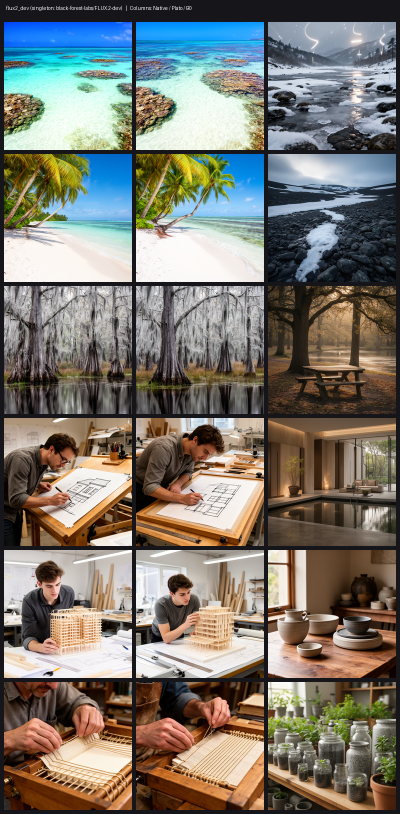
#> input picture modules/zero_gradient_omni_modal_grafting/samples/flux2_dev_singleton_contact_sheet.png, 800 x 1628 px (shown at 1/2 size)
$ python -i host_visual_crop_gate.py   (imports and definitions only)
#> lines starting #> are read from the running program, lines starting #| are printed output that depends on the picture
#!/usr/bin/env python3
"""Host-Enforced Full-Zoom 1:1 Multi-Crop Monotonic Visual Gate + Float32 35mm Optical Finish.

Implements two deterministic, zero-GPU host verification & finishing primitives derived from
procedural cinematography / crop-audit workflows (fofr.ai/greenhouse-after-the-typhoon) and
Atlas Monotonic Verified Ledger invariants:

1. Full-Zoom 1:1 Multi-Crop Host Verifier (`verify_image_crops`):
   - Evaluates 1x full-frame metrics (dynamic range, highlight clipping, shadow crush, corner
     balance, overall sharpness) PLUS 4x native-resolution 1:1 crops (center/hero, highest-edge
     detail/signage ROI, lower-third floor/reflection ROI, dark-shadow texture ROI — or explicit
     caller-supplied ROIs).
   - Catches thumbnail-invisible defects deterministically:
       * 2D FFT spectral anisotropy / directional striping (e.g. stretched noise banding)
       * Flat highlight clipping (>= 0.992)
       * Blurry/mushy VAE collapse or dead-flat crops
       * Washed-out corners / low contrast
   - Emits an auditable JSON verdict + SHA-256 pins + optional annotated 1:1 crop contact sheet.

2. Monotonic Commit-or-Keep Arbiter (`monotonic_commit_or_keep`):
   - A retry proposal commits ONLY IF it preserves every hard invariant passed by the baseline
     (zero regressions) AND either passes strictly more hard gates or strictly improves the
     composite quality score by > min_score_delta.

3. Deterministic Float32 35mm Optical Finishing Pass (`apply_35mm_optical_finish` & `make_disc_kernel`):
   - Tanh highlight shoulder rolloff above 0.80, 3-scale warm cream halation, warm shadow bounce
     below luminance 0.28, shadow/midtone-weighted clumped film grain (clean highlights),
     edge-mirrored YIQ chroma softening, gentle corner chromatic dispersion, and rim-weighted
     circular iris bokeh disc kernel helper.

Zero GPU required; pure NumPy + SciPy + Pillow.
"""
from __future__ import annotations

import argparse
from dataclasses import asdict, dataclass
import hashlib
import json
from pathlib import Path
from typing import Any, Dict, List, Mapping, Optional, Sequence, Tuple

import numpy as np
from PIL import Image, ImageDraw


SCHEMA_VERSION = "atlas-host-visual-crop-gate/v1"


# [34 lines left out: functions _gaussian_1d, gaussian_filter, not called in this run]


def laplace(arr: np.ndarray) -> np.ndarray:
    """Pure-NumPy 4-neighbor 2D discrete Laplacian with reflect padding."""
    p = np.pad(arr.astype(np.float32), ((1, 1), (1, 1)), mode="reflect")
    return (p[:-2, 1:-1] + p[2:, 1:-1] + p[1:-1, :-2] + p[1:-1, 2:] - 4.0 * p[1:-1, 1:-1]).astype(np.float32)


def uniform_filter(arr: np.ndarray, size: int) -> np.ndarray:
    """Pure-NumPy exact 2D box mean filter via reflect-padded integral image."""
    s = max(1, int(size))
    r0 = s // 2
    r1 = s - 1 - r0
    p = np.pad(arr.astype(np.float64), ((r0, r1), (r0, r1)), mode="reflect")
    cs = np.pad(p, ((1, 0), (1, 0)), mode="constant").cumsum(axis=0).cumsum(axis=1)
    h, w = arr.shape
    return ((cs[s:s + h, s:s + w] - cs[:h, s:s + w] - cs[s:s + h, :w] + cs[:h, :w]) / float(s * s)).astype(np.float32)


@dataclass(frozen=True)
class GateThresholds:
    """Hard deterministic host invariants for 1:1 crop + full-frame verification."""
    max_clipped_highlight_frac: float = 0.035      # pixels >= 0.992
    max_crushed_black_frac: float = 0.20           # pixels <= 0.008
    min_dynamic_range_p95_p05: float = 0.25        # p95 - p05 luminance spread
    max_crop_fft_anisotropy: float = 2.60          # directional spectral banding ratio on 1:1 crops
    min_crop_sharpness_lap_std: float = 0.008      # minimum high-freq detail on hero/detail crops
    max_corner_washout_excess: float = 0.22        # outer corners shouldn't be way brighter/flatter than center
    min_all_finite: bool = True


def sha256_file(path: Path) -> str:
    h = hashlib.sha256()
    with open(path, "rb") as f:
        for chunk in iter(lambda: f.read(1 << 20), b""):
            h.update(chunk)
    return h.hexdigest()


def load_rgb_f32(path: Path) -> np.ndarray:
    im = Image.open(path).convert("RGB")
    arr = np.asarray(im, dtype=np.float32) / 255.0
    return arr


# [5 lines left out: function save_rgb_f32, not called in this run]


def _luma(rgb: np.ndarray) -> np.ndarray:
    return (0.2126 * rgb[..., 0] + 0.7152 * rgb[..., 1] + 0.0722 * rgb[..., 2]).astype(np.float32)


def measure_fft_anisotropy(gray: np.ndarray) -> float:
    """Measure directional spectral anisotropy on a native 1:1 grayscale crop.

    Stretched anisotropic noise or horizontal/vertical scanline striping concentrates mid-to-high
    spatial frequency energy along one axis (horizontal vs vertical wedges in the 2D FFT).
    Returns max(E_axis1, E_axis2) / max(min(E_axis1, E_axis2), 1e-9), >= 1.0.
    """
    h, w = gray.shape
    if h < 32 or w < 32:
        return 1.0
    g = gray.astype(np.float64) - float(np.mean(gray))
    wy = np.hanning(h)[:, None]
    wx = np.hanning(w)[None, :]
    spec = np.abs(np.fft.fftshift(np.fft.fft2(g * wy * wx))) ** 2

    cy, cx = h // 2, w // 2
    yy, xx = np.mgrid[0:h, 0:w]
    dy = (yy - cy) / max(float(cy), 1.0)
    dx = (xx - cx) / max(float(cx), 1.0)
    rad = np.sqrt(dx * dx + dy * dy)
    # Mid-high frequency annulus (avoids DC & single-pixel Nyquist artifacts)
    band = (rad >= 0.08) & (rad <= 0.65)
    ang = np.abs(np.arctan2(dy, dx))  # [0, pi]
    # Horizontal-frequency wedge (vertical stripes): near 0 or pi (within +-22.5 deg)
    near_x = band & ((ang <= np.pi / 8.0) | (ang >= 7.0 * np.pi / 8.0))
    # Vertical-frequency wedge (horizontal stripes): near pi/2 (within +-22.5 deg)
    near_y = band & (np.abs(ang - np.pi / 2.0) <= np.pi / 8.0)

    ex = float(np.mean(spec[near_x])) if np.any(near_x) else 1e-9
    ey = float(np.mean(spec[near_y])) if np.any(near_y) else 1e-9
    hi, lo = max(ex, ey), min(ex, ey)
    if hi < 1e-6:
        return 1.0
    return float(hi / max(lo, 1e-9))


def select_default_crops(rgb: np.ndarray, crop_size: int = 256) -> List[Tuple[str, Tuple[int, int, int, int]]]:
    """Select 4 deterministic native-resolution 1:1 ROI boxes (x0, y0, x1, y1)."""
    h, w, _ = rgb.shape
    cs = min(crop_size, h, w)
    lum = _luma(rgb)

    def clamp_box(cx: int, cy: int) -> Tuple[int, int, int, int]:
        x0 = max(0, min(w - cs, cx - cs // 2))
        y0 = max(0, min(h - cs, cy - cs // 2))
        return (int(x0), int(y0), int(x0 + cs), int(y0 + cs))

    # 1. Hero / upper-center subject crop
    hero_box = clamp_box(w // 2, int(h * 0.42))

    # 2. Highest local gradient-energy detail/signage crop (grid search)
    gy, gx = np.gradient(lum)
    grad_mag = np.sqrt(gx * gx + gy * gy)
    win = max(16, cs // 2)
    grad_smooth = uniform_filter(grad_mag, size=win)
    # Exclude exact image border margin
    margin = max(8, cs // 4)
    sub_g = grad_smooth[margin:max(margin + 1, h - margin), margin:max(margin + 1, w - margin)]
    iy, ix = np.unravel_index(int(np.argmax(sub_g)), sub_g.shape)
    detail_box = clamp_box(int(ix + margin), int(iy + margin))

    # 3. Lower-third floor / reflection / road seam crop
    lower_box = clamp_box(int(w * 0.50), int(h * 0.80))

    # 4. Dark-shadow texture crop (lowest local mean luminance inside non-border region,
    #    where stretched noise striping & crushed-black mud show up first)
    lum_smooth = uniform_filter(lum, size=win)
    sub_l = lum_smooth[margin:max(margin + 1, h - margin), margin:max(margin + 1, w - margin)]
    sy, sx = np.unravel_index(int(np.argmin(sub_l)), sub_l.shape)
    shadow_box = clamp_box(int(sx + margin), int(sy + margin))

    return [
        ("hero_center", hero_box),
        ("peak_detail_roi", detail_box),
        ("lower_seam_roi", lower_box),
        ("shadow_texture_roi", shadow_box),
    ]


def verify_image_crops(
    image_path: Path,
    thresholds: GateThresholds = GateThresholds(),
    crop_size: int = 256,
    custom_rois: Optional[Sequence[Tuple[str, Tuple[int, int, int, int]]]] = None,
    save_contact_sheet_path: Optional[Path] = None,
) -> Dict[str, Any]:
    """Run full-frame + 4x 1:1 native-resolution crop host verification."""
#> called with crop_size = 256
    rgb = load_rgb_f32(image_path)
#> in load_rgb_f32, im is the input picture: PIL image 800x1628 RGB; mean R, G, B 123.4, 119.5, 110.9
    h, w, _ = rgb.shape
    all_finite = bool(np.all(np.isfinite(rgb)))
#> all_finite = True
    lum = _luma(rgb)
#> in _luma, `return (0.2126 * rgb[..., 0] + 0.7152 * rgb[..., 1] + 0.0722 * rgb[.....`:
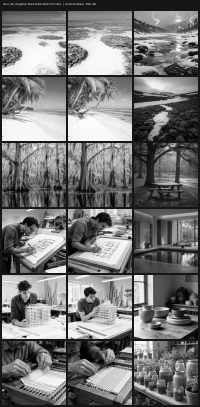
#> returned value: shape (1628, 800) float32 (shown at 1/4 size); min 0, max 1, mean 0.47

    clipped_hi = float(np.mean(np.max(rgb, axis=-1) >= 0.992))
#> clipped_hi = 0.0392
    crushed_lo = float(np.mean(np.min(rgb, axis=-1) <= 0.008))
#> crushed_lo = 0.0548
    p05, p50, p95 = [float(x) for x in np.percentile(lum, [5.0, 50.0, 95.0])]
#> p05 = 0.0796; p50 = 0.449; p95 = 0.957
    dyn_range = p95 - p05
#> dyn_range = 0.878

    # Corner washout check: mean luminance of 4 outer 12% corner patches vs central 50%
    ch, cw = max(8, int(h * 0.12)), max(8, int(w * 0.12))
    corners = np.concatenate([
        lum[:ch, :cw].ravel(),
        lum[:ch, w - cw:].ravel(),
        lum[h - ch:, :cw].ravel(),
        lum[h - ch:, w - cw:].ravel(),
    ])
    center = lum[h // 4: 3 * h // 4, w // 4: 3 * w // 4]
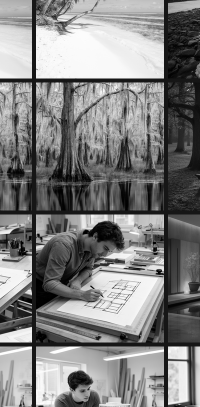
#> center: shape (814, 400) float32 (shown at 1/2 size); min 0, max 1, mean 0.508
    corner_mean = float(np.mean(corners))
#> corner_mean = 0.372
    center_mean = float(np.mean(center))
#> center_mean = 0.508
    corner_washout_excess = corner_mean - center_mean
#> corner_washout_excess = -0.136

    full_lap_std = float(np.std(laplace(lum)))
#> in laplace, `return (p[:-2, 1:-1] + p[2:, 1:-1] + p[1:-1, :-2] + p[1:-1, 2:] - 4.0 ..`:
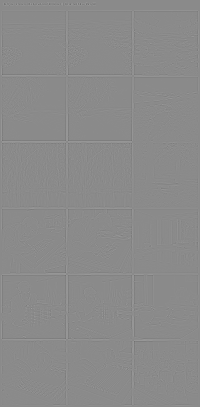
#> returned value: shape (1628, 800) float32 (shown at 1/4 size); min -2.57, max 2.15, mean 4.61e-10; drawn with min black and max white
#> full_lap_std = 0.177

    crops_spec = list(custom_rois) if custom_rois is not None else select_default_crops(rgb, crop_size=crop_size)
#> in select_default_crops, `sub_g = grad_smooth[margin:max(margin + 1, h - margin), margin:max(mar..`:
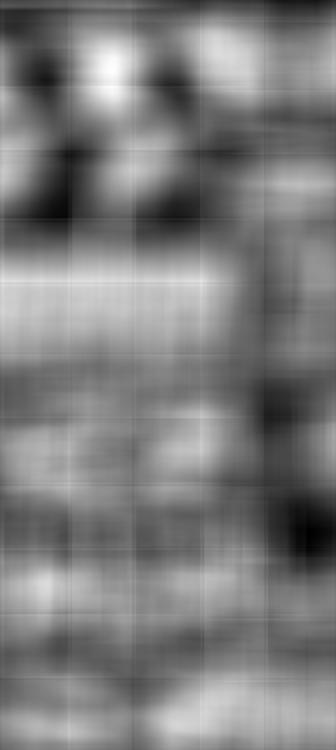
#> sub_g: shape (1500, 672) float32 (shown at 1/2 size); min 0.0092, max 0.0934, mean 0.0505; drawn with min black and max white
#> in select_default_crops, `iy, ix = np.unravel_index(int(np.argmax(sub_g)), sub_g.shape)`: iy = 173; ix = 225
#> in select_default_crops, `detail_box = clamp_box(int(ix + margin), int(iy + margin))`: detail_box = (161, 109, 417, 365)
#> in select_default_crops, `sub_l = lum_smooth[margin:max(margin + 1, h - margin), margin:max(marg..`:
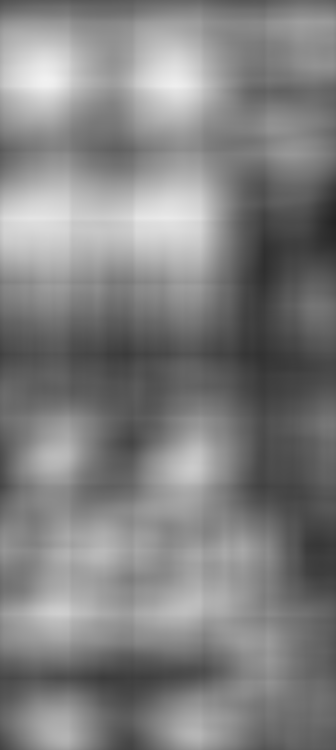
#> sub_l: shape (1500, 672) float32 (shown at 1/2 size); min 0.137, max 0.946, mean 0.505
#> in select_default_crops, `sy, sx = np.unravel_index(int(np.argmin(sub_l)), sub_l.shape)`: sy = 444; sx = 671
#> in select_default_crops, `shadow_box = clamp_box(int(sx + margin), int(sy + margin))`: shadow_box = (544, 380, 800, 636)
#> crops_spec = [('hero_center', (272, 555, 528, 811)), ('peak_detail_roi', (161, 109, 417, 365)), ('lower_seam_roi', (272, 1174, 528, 1430)), ('shadow_texture_roi', (544, 380, 800, 636))]
    crop_reports: List[Dict[str, Any]] = []
    max_aniso = 1.0
    min_detail_sharp = 1e9
    for name, (x0, y0, x1, y1) in crops_spec:
        sub = rgb[y0:y1, x0:x1]
        slum = _luma(sub)
        aniso = measure_fft_anisotropy(slum)
        lap_std = float(np.std(laplace(slum)))
        c_hi = float(np.mean(np.max(sub, axis=-1) >= 0.992))
        c_lo = float(np.mean(np.min(sub, axis=-1) <= 0.008))
        c_p05, c_p95 = [float(x) for x in np.percentile(slum, [5.0, 95.0])]
        aniso_ok = aniso <= thresholds.max_crop_fft_anisotropy
        sharp_ok = (lap_std >= thresholds.min_crop_sharpness_lap_std) if name in ("hero_center", "peak_detail_roi") else True
        max_aniso = max(max_aniso, aniso)
        if name in ("hero_center", "peak_detail_roi"):
            min_detail_sharp = min(min_detail_sharp, lap_std)
        crop_reports.append({
            "name": name,
            "box_xyxy": [x0, y0, x1, y1],
            "fft_anisotropy": round(aniso, 4),
            "laplacian_std": round(lap_std, 5),
            "clipped_highlight_frac": round(c_hi, 5),
            "crushed_black_frac": round(c_lo, 5),
            "dynamic_range_p95_p05": round(c_p95 - c_p05, 4),
            "fft_anisotropy_ok": aniso_ok,
            "sharpness_ok": sharp_ok,
        })
#> this loop made 4 passes
#> (name, x0, y0, x1, y1, ex in measure_fft_anisotropy, ey in measure_fft_anisotropy, hi in measure_fft_anisotropy) on passes 1 to 2: ('hero_center', 272, 555, 528, 811, 997.3, 94.82, 997.3), ('peak_detail_roi', 161, 109, 417, 365, 1042, 1005.7, 1042)
#> pass 1, in verify_image_crops, `slum = _luma(sub)`:
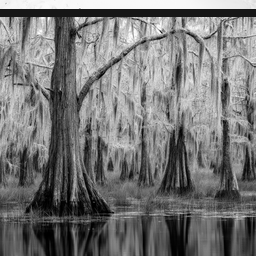
#> slum: shape (256, 256) float32; min 0, max 1, mean 0.461
#> after the loop:
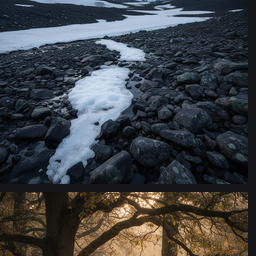
#> sub: shape (256, 256, 3) float32; mean R, G, B 0.241, 0.252, 0.264
#> after the loop, crop_reports = 4 items

    if min_detail_sharp > 1e8:
        min_detail_sharp = full_lap_std

    gates = {
        "all_finite": all_finite,
        "highlight_clipping_ok": clipped_hi <= thresholds.max_clipped_highlight_frac,
        "shadow_crush_ok": crushed_lo <= thresholds.max_crushed_black_frac,
        "dynamic_range_ok": dyn_range >= thresholds.min_dynamic_range_p95_p05,
        "corner_contrast_ok": corner_washout_excess <= thresholds.max_corner_washout_excess,
        "all_crops_fft_anisotropy_ok": all(c["fft_anisotropy_ok"] for c in crop_reports),
        "detail_crops_sharpness_ok": all(c["sharpness_ok"] for c in crop_reports),
    }
#> gates = {'all_finite': True, 'highlight_clipping_ok': False, 'shadow_crush_ok': True, 'dynamic_range_ok': True, 'corner_contrast_ok': True, 'all_crops_fft_anisotropy_ok': False, 'detail_crops_sharpness_ok': True}
    n_passed = sum(1 for v in gates.values() if v)
#> n_passed = 5
    n_total = len(gates)
#> n_total = 7
    passed = (n_passed == n_total)
#> passed = False

    # Composite quality score in [0, 1] used for monotonic keep-best tiebreaking
    clip_term = max(0.0, 1.0 - clipped_hi / max(thresholds.max_clipped_highlight_frac * 2.0, 1e-6))
#> clip_term = 0.441
    dyn_term = min(1.0, dyn_range / 0.70)
#> dyn_term = 1
    aniso_term = max(0.0, min(1.0, 1.0 - max(0.0, max_aniso - 1.15) / 2.5))
#> aniso_term = 0
    sharp_term = min(1.0, min_detail_sharp / 0.06)
#> sharp_term = 1
    corner_term = max(0.0, min(1.0, 1.0 - max(0.0, corner_washout_excess) / 0.35))
#> corner_term = 1
    composite_score = round(
        0.25 * clip_term + 0.20 * dyn_term + 0.25 * aniso_term + 0.20 * sharp_term + 0.10 * corner_term,
        5,
    )
#> composite_score = 0.61

    contact_sha = None
    if save_contact_sheet_path is not None:
        contact_sha = render_crop_contact_sheet(image_path, crop_reports, gates, composite_score, save_contact_sheet_path)

    return {
        "schema_version": SCHEMA_VERSION,
        "image_path": str(image_path),
        "image_sha256": sha256_file(image_path),
        "width": w,
        "height": h,
        "full_frame": {
            "clipped_highlight_frac": round(clipped_hi, 5),
            "crushed_black_frac": round(crushed_lo, 5),
            "luma_p05": round(p05, 4),
            "luma_p50": round(p50, 4),
            "luma_p95": round(p95, 4),
            "dynamic_range_p95_p05": round(dyn_range, 4),
            "corner_mean_luma": round(corner_mean, 4),
            "center_mean_luma": round(center_mean, 4),
            "corner_washout_excess": round(corner_washout_excess, 4),
            "laplacian_std": round(full_lap_std, 5),
        },
        "crops": crop_reports,
        "thresholds": asdict(thresholds),
        "gates": gates,
        "hard_gates_passed": n_passed,
        "hard_gates_total": n_total,
        "passed": passed,
        "composite_score": composite_score,
        "contact_sheet_path": str(save_contact_sheet_path) if save_contact_sheet_path else None,
        "contact_sheet_sha256": contact_sha,
    }


# [257 lines left out: functions render_crop_contact_sheet, monotonic_commit_or_keep, make_disc_kernel, apply_35mm_optical_finish, main, not called in this run]


# [2 lines not run here, left out]

>>> result = verify_image_crops('../samples/flux2_dev_singleton_contact_sheet.png')
#> result = 15 items

$ run again, on modules/zero_gradient_omni_modal_grafting/samples/h3_phase0_contact_sheet_8domains.png
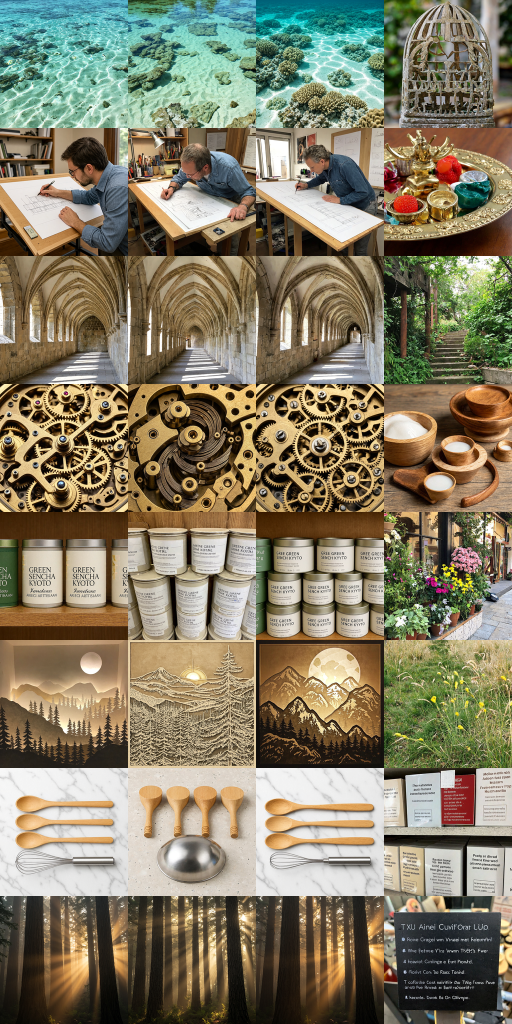
#> input picture modules/zero_gradient_omni_modal_grafting/samples/h3_phase0_contact_sheet_8domains.png, 1024 x 2048 px (shown at 1/2 size)
#> in load_rgb_f32, im is the input picture: PIL image 1024x2048 RGB; mean R, G, B 131.7, 124.3, 100.8
#> all_finite = True
#> clipped_hi = 0.0106
#> crushed_lo = 0.0406
#> p05 = 0.065; p50 = 0.48; p95 = 0.909
#> dyn_range = 0.844
#> corner_mean = 0.377
#> center_mean = 0.48
#> corner_washout_excess = -0.103
#> full_lap_std = 0.243
#> iy = 1404; ix = 260
#> detail_box = (196, 1340, 452, 1596)
#> sy = 1919; sx = 458
#> shadow_box = (394, 1792, 650, 2048)
#> crops_spec = [('hero_center', (384, 732, 640, 988)), ('peak_detail_roi', (196, 1340, 452, 1596)), ('lower_seam_roi', (384, 1510, 640, 1766)), ('shadow_texture_roi', (394, 1792, 650, 2048))]
#> the loop in verify_image_crops, `for name, (x0, y0, x1, y1) in crops_spec:` made 4 passes
#> (name, x0, y0, x1, y1, ex in measure_fft_anisotropy, ey in measure_fft_anisotropy, hi in measure_fft_anisotropy) on passes 1 to 2: ('hero_center', 384, 732, 640, 988, 1300.6, 1492.9, 1492.9), ('peak_detail_roi', 196, 1340, 452, 1596, 671.2, 1330.5, 1330.5)
#> pass 1, in measure_fft_anisotropy, `spec = np.abs(np.fft.fftshift(np.fft.fft2(g * wy * wx))) ** 2`:
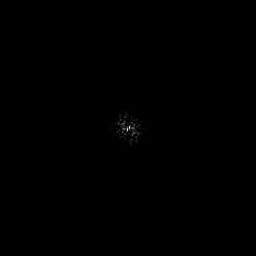
#> spec: shape (256, 256) float64; min 0.00112, max 866375.3, mean 949.2; drawn with min black and max white
#> after the loop in verify_image_crops, `for name, (x0, y0, x1, y1) in crops_spec:`:
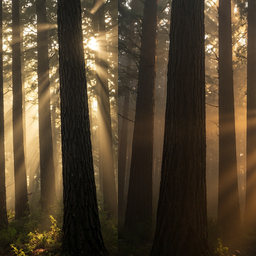
#> sub: shape (256, 256, 3) float32; mean R, G, B 0.318, 0.26, 0.178
#> after the loop in verify_image_crops, `for name, (x0, y0, x1, y1) in crops_spec:`: crop_reports = 4 items
#> gates = {'all_finite': True, 'highlight_clipping_ok': True, 'shadow_crush_ok': True, 'dynamic_range_ok': True, 'corner_contrast_ok': True, 'all_crops_fft_anisotropy_ok': False, 'detail_crops_sharpness_ok': True}
#> n_passed = 6
#> n_total = 7
#> passed = False
#> clip_term = 0.848
#> dyn_term = 1
#> aniso_term = 0
#> sharp_term = 1
#> composite_score = 0.712
#> result = 15 items

$ run again, on modules/zero_gradient_omni_modal_grafting/samples/mouth_gate0_causal_swap_spectrogram.png
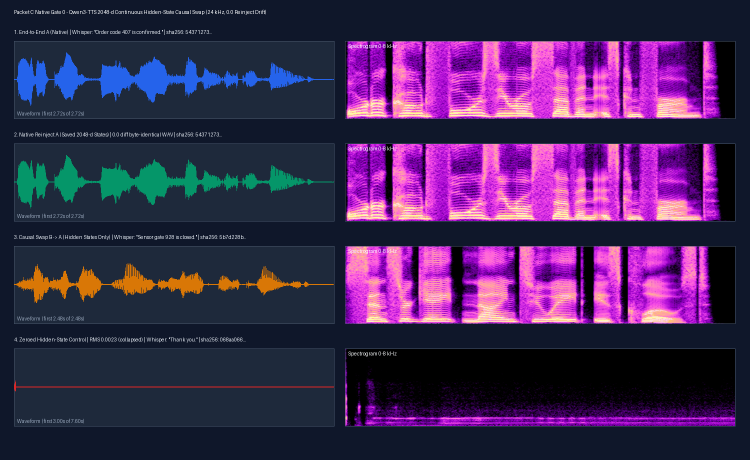
#> input picture modules/zero_gradient_omni_modal_grafting/samples/mouth_gate0_causal_swap_spectrogram.png, 1500 x 920 px (shown at 1/2 size)
#> in load_rgb_f32, im is the input picture: PIL image 1500x920 RGB; mean R, G, B 65.2, 39.3, 85.2
#> all_finite = True
#> clipped_hi = 0.0553
#> crushed_lo = 0.158
#> p05 = 0; p50 = 0.157; p95 = 0.584
#> corner_mean = 0.113
#> center_mean = 0.244
#> corner_washout_excess = -0.132
#> full_lap_std = 0.165
#> iy = 111; ix = 926
#> detail_box = (862, 47, 1118, 303)
#> sy = 698; sx = 1092
#> shadow_box = (1028, 634, 1284, 890)
#> crops_spec = [('hero_center', (622, 258, 878, 514)), ('peak_detail_roi', (862, 47, 1118, 303)), ('lower_seam_roi', (622, 608, 878, 864)), ('shadow_texture_roi', (1028, 634, 1284, 890))]
#> the loop in verify_image_crops, `for name, (x0, y0, x1, y1) in crops_spec:` made 4 passes
#> (name, x0, y0, x1, y1, ex in measure_fft_anisotropy, ey in measure_fft_anisotropy, hi in measure_fft_anisotropy) on passes 1 to 2: ('hero_center', 622, 258, 878, 514, 471.1, 635.3, 635.3), ('peak_detail_roi', 862, 47, 1118, 303, 199.7, 869.7, 869.7)
#> pass 1, in measure_fft_anisotropy, `spec = np.abs(np.fft.fftshift(np.fft.fft2(g * wy * wx))) ** 2`:
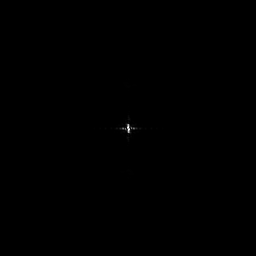
#> spec: shape (256, 256) float64; min 7.56e-05, max 1275927, mean 635.5; drawn with min black and max white
#> after the loop in verify_image_crops, `for name, (x0, y0, x1, y1) in crops_spec:`:
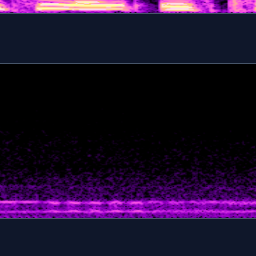
#> sub: shape (256, 256, 3) float32; mean R, G, B 0.124, 0.0572, 0.177
#> after the loop in verify_image_crops, `for name, (x0, y0, x1, y1) in crops_spec:`: crop_reports = 4 items
#> gates = {'all_finite': True, 'highlight_clipping_ok': False, 'shadow_crush_ok': True, 'dynamic_range_ok': True, 'corner_contrast_ok': True, 'all_crops_fft_anisotropy_ok': False, 'detail_crops_sharpness_ok': True}
#> n_passed = 5
#> n_total = 7
#> passed = False
#> clip_term = 0.209
#> dyn_term = 0.834
#> aniso_term = 0
#> sharp_term = 1
#> composite_score = 0.519
#> result = 15 items
